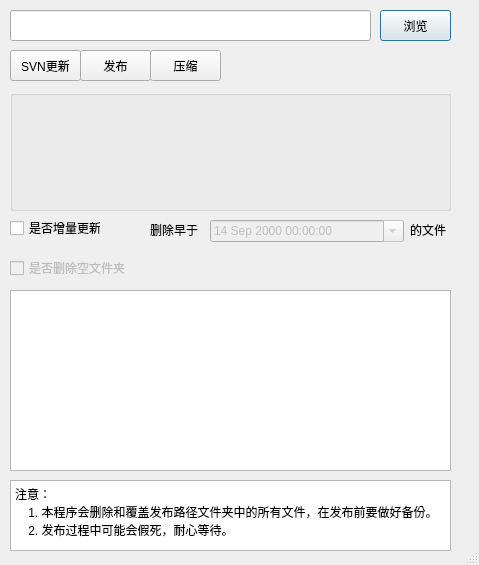
<?xml version="1.0" encoding="UTF-8"?>
<ui version="4.0">
 <class>Dialog</class>
 <widget class="QDialog" name="Dialog">
  <property name="geometry">
   <rect>
    <x>0</x>
    <y>0</y>
    <width>479</width>
    <height>565</height>
   </rect>
  </property>
  <property name="windowTitle">
   <string>自动发布工具</string>
  </property>
  <property name="windowIcon">
   <iconset>
    <normaloff>C:/Users/smellycat/.designer/backup/项目1.ico</normaloff>C:/Users/smellycat/.designer/backup/项目1.ico</iconset>
  </property>
  <property name="sizeGripEnabled">
   <bool>true</bool>
  </property>
  <widget class="QPushButton" name="openBtn">
   <property name="geometry">
    <rect>
     <x>380</x>
     <y>10</y>
     <width>71</width>
     <height>31</height>
    </rect>
   </property>
   <property name="text">
    <string>浏览</string>
   </property>
  </widget>
  <widget class="QPushButton" name="loadBtn">
   <property name="geometry">
    <rect>
     <x>80</x>
     <y>50</y>
     <width>71</width>
     <height>31</height>
    </rect>
   </property>
   <property name="text">
    <string>发布</string>
   </property>
  </widget>
  <widget class="QLineEdit" name="filepathTxt">
   <property name="geometry">
    <rect>
     <x>10</x>
     <y>10</y>
     <width>361</width>
     <height>31</height>
    </rect>
   </property>
  </widget>
  <widget class="QPlainTextEdit" name="resultTxt">
   <property name="geometry">
    <rect>
     <x>10</x>
     <y>290</y>
     <width>441</width>
     <height>181</height>
    </rect>
   </property>
  </widget>
  <widget class="QPushButton" name="zipBtn">
   <property name="geometry">
    <rect>
     <x>150</x>
     <y>50</y>
     <width>71</width>
     <height>31</height>
    </rect>
   </property>
   <property name="text">
    <string>压缩</string>
   </property>
  </widget>
  <widget class="QPushButton" name="svnUpdateBtn">
   <property name="geometry">
    <rect>
     <x>10</x>
     <y>50</y>
     <width>71</width>
     <height>31</height>
    </rect>
   </property>
   <property name="text">
    <string>SVN更新</string>
   </property>
  </widget>
  <widget class="QTextEdit" name="textEdit">
   <property name="geometry">
    <rect>
     <x>10</x>
     <y>480</y>
     <width>441</width>
     <height>71</height>
    </rect>
   </property>
   <property name="readOnly">
    <bool>true</bool>
   </property>
   <property name="html">
    <string>&lt;!DOCTYPE HTML PUBLIC &quot;-//W3C//DTD HTML 4.0//EN&quot; &quot;http://www.w3.org/TR/REC-html40/strict.dtd&quot;&gt;
&lt;html&gt;&lt;head&gt;&lt;meta name=&quot;qrichtext&quot; content=&quot;1&quot; /&gt;&lt;style type=&quot;text/css&quot;&gt;
p, li { white-space: pre-wrap; }
&lt;/style&gt;&lt;/head&gt;&lt;body style=&quot; font-family:'SimSun'; font-size:9pt; font-weight:400; font-style:normal;&quot;&gt;
&lt;p style=&quot; margin-top:0px; margin-bottom:0px; margin-left:0px; margin-right:0px; -qt-block-indent:0; text-indent:0px;&quot;&gt;注意：&lt;/p&gt;
&lt;p style=&quot; margin-top:0px; margin-bottom:0px; margin-left:0px; margin-right:0px; -qt-block-indent:0; text-indent:0px;&quot;&gt;    1. 本程序会删除和覆盖发布路径文件夹中的所有文件，在发布前要做好备份。&lt;/p&gt;
&lt;p style=&quot; margin-top:0px; margin-bottom:0px; margin-left:0px; margin-right:0px; -qt-block-indent:0; text-indent:0px;&quot;&gt;    2. 发布过程中可能会假死，耐心等待。&lt;/p&gt;&lt;/body&gt;&lt;/html&gt;</string>
   </property>
  </widget>
  <widget class="QGroupBox" name="checkBoxGroup">
   <property name="geometry">
    <rect>
     <x>10</x>
     <y>90</y>
     <width>441</width>
     <height>121</height>
    </rect>
   </property>
   <property name="title">
    <string/>
   </property>
  </widget>
  <widget class="QCheckBox" name="isIncrement">
   <property name="geometry">
    <rect>
     <x>10</x>
     <y>220</y>
     <width>91</width>
     <height>16</height>
    </rect>
   </property>
   <property name="text">
    <string>是否增量更新</string>
   </property>
  </widget>
  <widget class="QDateTimeEdit" name="dateTimeBefore">
   <property name="enabled">
    <bool>false</bool>
   </property>
   <property name="geometry">
    <rect>
     <x>210</x>
     <y>220</y>
     <width>194</width>
     <height>22</height>
    </rect>
   </property>
   <property name="maximumDateTime">
    <datetime>
     <hour>23</hour>
     <minute>59</minute>
     <second>59</second>
     <year>2100</year>
     <month>12</month>
     <day>31</day>
    </datetime>
   </property>
   <property name="minimumDateTime">
    <datetime>
     <hour>0</hour>
     <minute>0</minute>
     <second>0</second>
     <year>2000</year>
     <month>9</month>
     <day>14</day>
    </datetime>
   </property>
   <property name="calendarPopup">
    <bool>true</bool>
   </property>
  </widget>
  <widget class="QLabel" name="label">
   <property name="geometry">
    <rect>
     <x>150</x>
     <y>220</y>
     <width>54</width>
     <height>21</height>
    </rect>
   </property>
   <property name="text">
    <string>&lt;html&gt;&lt;head/&gt;&lt;body&gt;&lt;p&gt;删除早于&lt;/p&gt;&lt;/body&gt;&lt;/html&gt;</string>
   </property>
  </widget>
  <widget class="QLabel" name="label_2">
   <property name="geometry">
    <rect>
     <x>410</x>
     <y>220</y>
     <width>54</width>
     <height>21</height>
    </rect>
   </property>
   <property name="text">
    <string>&lt;html&gt;&lt;head/&gt;&lt;body&gt;&lt;p&gt;的文件&lt;/p&gt;&lt;/body&gt;&lt;/html&gt;</string>
   </property>
  </widget>
  <widget class="QCheckBox" name="deleteEmptyFolder">
   <property name="enabled">
    <bool>false</bool>
   </property>
   <property name="geometry">
    <rect>
     <x>10</x>
     <y>260</y>
     <width>131</width>
     <height>16</height>
    </rect>
   </property>
   <property name="text">
    <string>是否删除空文件夹</string>
   </property>
  </widget>
 </widget>
 <resources/>
 <connections/>
</ui>
